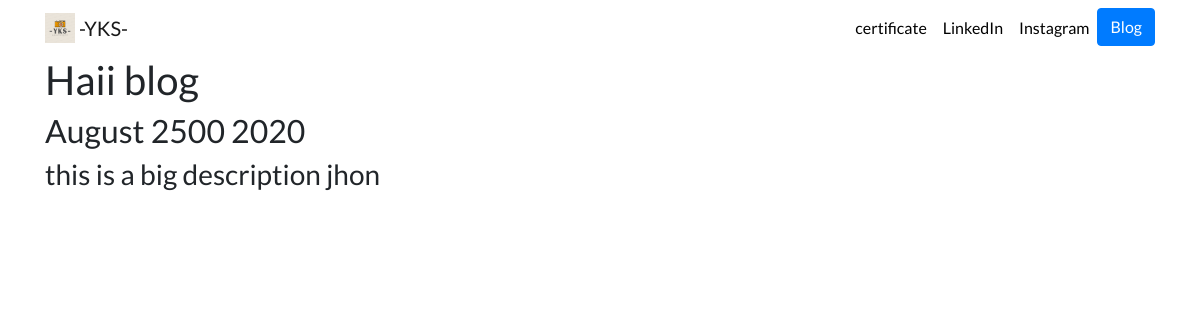
Page /blog/1/ on the committed database.
### blog/models.py (models this page shows, shortened)
class Blog(models.Model):
    title =models.CharField(max_length=200)
    description = models.TextField()
    date=models.DateTimeField()

### blog/views.py (the view)
# urls.py: path('<int:blog_id>/', views.details, name='detail'),
def details(request, blog_id):
    blog= get_object_or_404(Blog, pk=blog_id)
    return render(request, 'blog/detail.html', {'blog':blog})

### blog/templates/blog/detail.html
{% extends 'portfolio/base.html' %}
{% block content %}
<h1>{{ blog.title}}</h1>
<h2>{{ blog.date|date:'F js Y' }}</h2>
<h3>{{ blog.description|safe }}</h3>
{% endblock %}

### portfolio/static/portfolio/custom.css (style rules this page uses)
body { font-family: 'Lato', sans-serif; }

### rows in the picture
Blog: title "Haii blog", date "August 2500 2020", description "this is a big description jhon"
